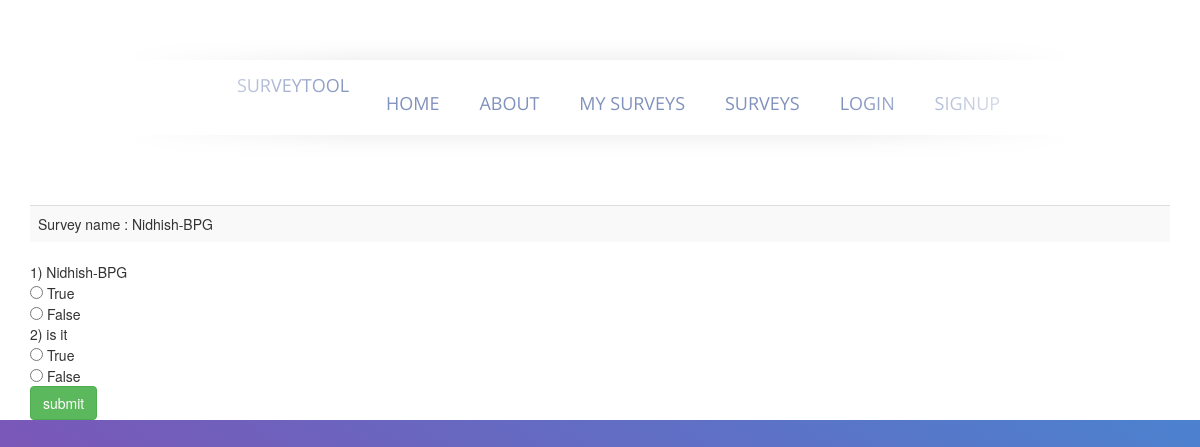
Page /participate/59 on the earlier database version.
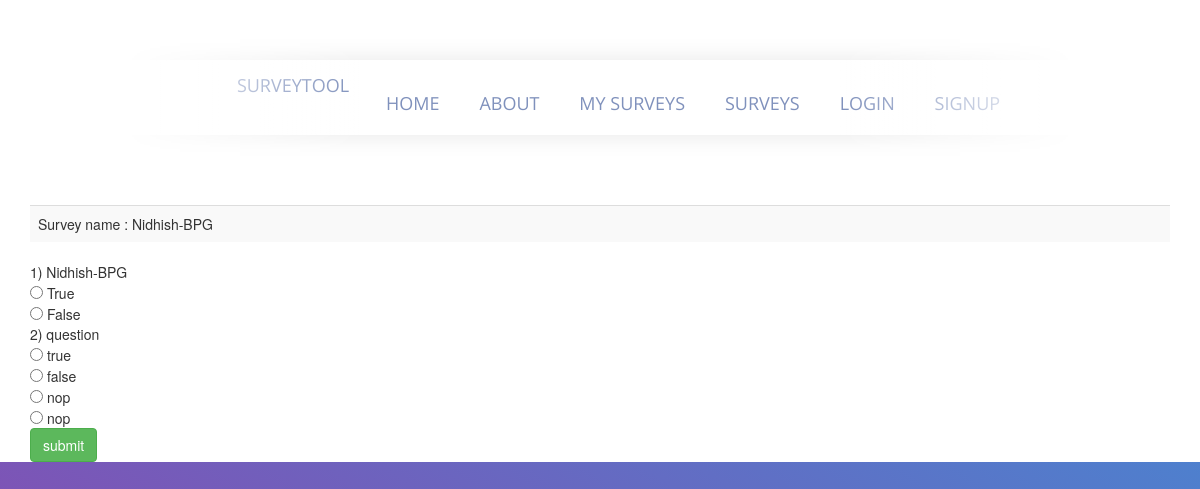
Same page on the later database version.
### survey/models.py (models this page shows)
class Survey(models.Model):
	surveyname=models.CharField(max_length=50)
	surveymessage=models.TextField(max_length=2000,default='New Survey')
	numberofdays=models.IntegerField(default=0)
	userid=models.CharField(max_length=100,default='admin')
	check=models.BooleanField(default=True)
	check1=models.BooleanField(default=False)
	check2=models.BooleanField(default=False)
	check3=models.BooleanField(default=True)

class questions(models.Model):
	questionid=models.IntegerField(default=0)
	question=models.CharField(max_length=200,default='question')
	option1=models.CharField(max_length=100)
	option2=models.CharField(max_length=100)
	option3=models.CharField(max_length=100,null=True)
	option4=models.CharField(max_length=100,null=True)
	count1=models.IntegerField(default=0)
	count2=models.IntegerField(default=0)
	count3=models.IntegerField(default=0)
	count4=models.IntegerField(default=0)
	yid=models.IntegerField(default=0)

### survey/views.py (the view)
# urls.py: url(r'^participate/(?P<sid>[0-9]+)$',survey_views.participate, name='participate'),
def participate(request,sid):
    if request.method == 'POST':
        ques=questions.objects.filter(yid=sid)
        for q in ques :
            ii=str(q.questionid)
            option=request.POST[ii]
            if option == 'op1':
                q.count1=q.count1+1
                q.save()
            elif option == 'op2':
                q.count2=q.count2+1
                q.save()
            elif option == 'op3':
                q.count3=q.count3+1
                q.save()
            elif option == 'op4':
                q.count4=q.count4+1
                q.save()
        return HttpResponse('123')
    else :
        survey=Survey.objects.get(id=sid)
        ques=questions.objects.filter(yid=sid)
        return render(request,'survey/participate.html',{'questions':ques,'survey':survey})

### survey/templates/survey/participate.html (shortened to what this page needs)
{% extends "layout.html" %}
{% block body %}
<table class="table table-striped">
    <tr>
        <td> Survey name : {{survey.surveyname}}</td>
    </tr>
</table>
<form action="/participate/{{survey.id}}" method="POST">
    {% for q in questions %}
                <td>{{q.questionid}}) {{q.question}}<br></td>
                <td>
                    <input type="radio" name="{{q.questionid}}" value='op1' id='op1' {% if q1 == "op1" %}checked="checked"{% endif %}> {{q.option1}}<br></td>
                   <td> <input type="radio" name="{{q.questionid}}" value='op2' id='op2' {% if q1 == "op2" %}checked="checked"{% endif %}> {{q.option2}}<br></td>
                  <td> {% if q.option3 %}
                    <input type="radio" name="{{q.questionid}}" value='op3' id='op3' {% if q1 == "op3" %}checked="checked"{% endif %}> {{q.option3}}<br>
                    {% endif %}</td>
                   <td> {% if q.option4 %}
                    <input type="radio" name="{{q.questionid}}" value='op4' id='op4' {% if q1 == "op4" %}checked="checked"{% endif %}> {{q.option4}}<br>
                    {% endif %}
                </td>
        {% endfor %}
        <td><input type="hidden" name ="method" value="DELETE">
            <input type="submit" value="submit" class="btn btn-success"></td>
</form>
{% endblock %}

### survey/templates/layout.html (shortened to what this page needs)
<!DOCTYPE html>
<html>
    <head>
       <link rel="stylesheet" href="/static/css/bootstrap.min.css">
    </head>
    <body>
        {% include 'includes/_navbar.html' %}
        <div class="container">
            {% block body %}{% endblock %}
        </div>
    </body>
</html>

### survey/templates/includes/_navbar.html
<link rel="stylesheet" href="/static/_navbar.css">
<nav>
  <ul>
<li>
      <a class="navbar-brand" href="/">SurveyTool</a>
</li>
    <li>
      <a href="/">HOME</a>
    </li>
    <li>
      <a href="/about">ABOUT</a>
    </li>
    <li>
      <a href="/hissurveys">MY SURVEYS</a>
    </li>
    <li>
      <a href="/showsurveys">SURVEYS</a>
    </li>
    {% if user.is_authenticated %}
      <li>
      <a href="/logout">LOGOUT</a>
    </li>
    {% else %}
    <li>
      <a href="/login">LOGIN</a>
    </li>
    <li>
      <a href="/signup">SIGNUP</a>
    </li>
    {% endif %}
  </ul>
</nav>

### survey/static/_navbar.css (style rules this page uses)
html { height:100%; background-image: linear-gradient(to right top, #8e44ad 0%, #3498db 100%); }
nav { max-width: 960px; mask-image: linear-gradient(90deg, rgba(255, 255, 255, 0) 0%, #ffffff 25%, #ffffff 75%, rgba(255, 255, 255, 0) 100%); margin: 0 auto; padding: 60px 0; }
nav ul { text-align: center; background: linear-gradient(90deg, rgba(255, 255, 255, 0) 0%, rgba(255, 255, 255, 0.2) 25%, rgba(255, 255, 255, 0.2) 75%, rgba(255, 255, 255, 0) 100%); box-shadow: 0 0 25px rgba(0, 0, 0, 0.1), inset 0 0 1px rgba(255, 255, 255, 0.6); }
nav ul li { display: inline-block; }
nav ul li a { padding: 18px; font-family: "Open Sans"; text-transform:uppercase; color: rgba(0, 35, 122, 0.5); font-size: 18px; text-decoration: none; display: block; }

Differences in the rows shown:
removed questions: questionid "2", question "is it", option1 "True", option2 "False"
added questions: questionid "2", question "question", option1 "true", option2 "false", option3 "nop", option4 "nop"
